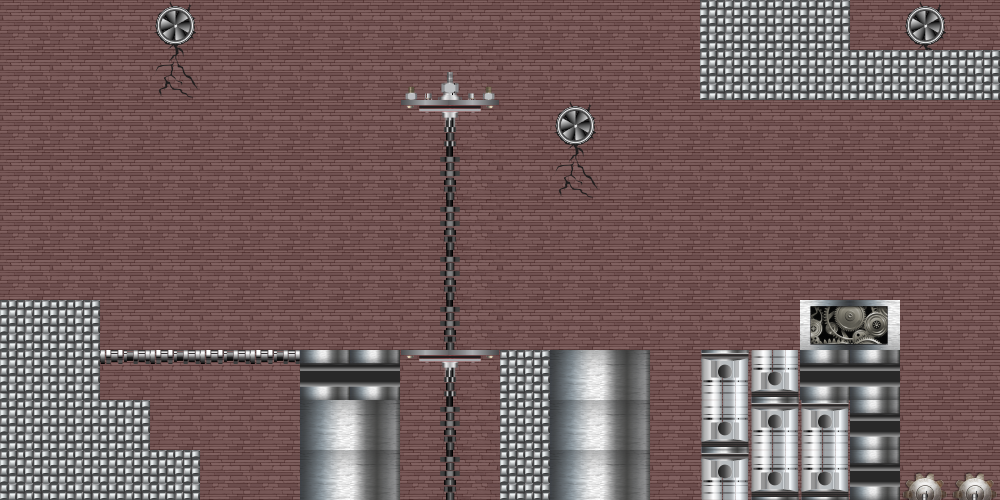

This is a level from a 2D game, rendered from its Tiled map with the project's own tilesets. A one-line summary and the map file follow, with tile-layer data summarised:
An orthogonal 20x10 tile map with 50x50 px tiles, 4 tile layers (invisible, back, meio, main), 11 tilesets.

<map version="1.0" orientation="orthogonal" width="20" height="10" tilewidth="50" tileheight="50">
 <tileset firstgid="1" name="spritesheet_tipo2" tilewidth="50" tileheight="50">
  <properties>
   <property name="name" value="ground" />
   <property name="type" value="solid" />
  </properties>
  <image source="../../tilesets/tipo2/spritesheet.png" width="500" height="150" />
  <tile id="1">
   <properties>
    <property name="name" value="ground" />
    <property name="type" value="solid" />
   </properties>
  </tile>
  <tile id="2">
   <properties>
    <property name="name" value="ground" />
    <property name="type" value="solid" />
   </properties>
  </tile>
  <tile id="3">
   <properties>
    <property name="name" value="ground" />
    <property name="type" value="solid" />
   </properties>
  </tile>
  <tile id="4">
   <properties>
    <property name="name" value="ground" />
    <property name="type" value="solid" />
   </properties>
  </tile>
  <tile id="5">
   <properties>
    <property name="name" value="ground" />
    <property name="type" value="solid" />
   </properties>
  </tile>
  <tile id="6">
   <properties>
    <property name="name" value="ground" />
    <property name="type" value="solid" />
   </properties>
  </tile>
  <tile id="7">
   <properties>
    <property name="name" value="ground" />
    <property name="type" value="solid" />
   </properties>
  </tile>
  <tile id="8">
   <properties>
    <property name="name" value="ground" />
    <property name="type" value="solid" />
   </properties>
  </tile>
  <tile id="9">
   <properties>
    <property name="name" value="ground" />
    <property name="type" value="solid" />
   </properties>
  </tile>
  <tile id="10">
   <properties>
    <property name="name" value="ground" />
    <property name="type" value="solid" />
   </properties>
  </tile>
  <tile id="11">
   <properties>
    <property name="name" value="ground" />
    <property name="type" value="solid" />
   </properties>
  </tile>
  <tile id="12">
   <properties>
    <property name="name" value="ground" />
    <property name="type" value="solid" />
   </properties>
  </tile>
  <tile id="13">
   <properties>
    <property name="name" value="ground" />
    <property name="type" value="solid" />
   </properties>
  </tile>
  <tile id="18">
   <properties>
    <property name="name" value="stairsGround" />
    <property name="type" value="solid" />
   </properties>
  </tile>
  <tile id="19">
   <properties>
    <property name="name" value="stairs" />
    <property name="type" value="nonsolid" />
   </properties>
  </tile>
  <tile id="20">
   <properties>
    <property name="name" value="stairs" />
    <property name="type" value="nonsolid" />
   </properties>
  </tile>
  <tile id="21">
   <properties>
    <property name="name" value="stairs" />
    <property name="type" value="nonsolid" />
   </properties>
  </tile>
  <tile id="22">
   <properties>
    <property name="name" value="stairs" />
    <property name="type" value="nonsolid" />
   </properties>
  </tile>
  <tile id="23">
   <properties>
    <property name="name" value="stairs" />
    <property name="type" value="nonsolid" />
   </properties>
  </tile>
  <tile id="24">
   <properties>
    <property name="name" value="stairs" />
    <property name="type" value="nonsolid" />
   </properties>
  </tile>
 </tileset>
 <tileset firstgid="31" name="spritesheet_gizmos" tilewidth="50" tileheight="50">
  <image source="../../tilesets/gizmos/spritesheet.png" width="250" height="50" />
  <tile id="0">
   <properties>
    <property name="name" value="start" />
   </properties>
  </tile>
  <tile id="1">
   <properties>
    <property name="name" value="objective" />
    <property name="type" value="item" />
   </properties>
  </tile>
  <tile id="2">
   <properties>
    <property name="index" value="1" />
    <property name="name" value="star" />
    <property name="type" value="item" />
   </properties>
  </tile>
  <tile id="3">
   <properties>
    <property name="index" value="2" />
    <property name="name" value="star" />
    <property name="type" value="item" />
   </properties>
  </tile>
  <tile id="4">
   <properties>
    <property name="index" value="3" />
    <property name="name" value="star" />
    <property name="type" value="item" />
   </properties>
  </tile>
 </tileset>
 <tileset firstgid="36" name="spritesheet_tipo3" tilewidth="50" tileheight="50">
  <image source="../../tilesets/tipo3/spritesheet.png" width="500" height="150" />
  <tile id="3">
   <properties>
    <property name="name" value="stairsGround" />
    <property name="type" value="solid" />
   </properties>
  </tile>
  <tile id="4">
   <properties>
    <property name="name" value="stairsGround" />
    <property name="type" value="solid" />
   </properties>
  </tile>
  <tile id="5">
   <properties>
    <property name="name" value="ground" />
    <property name="type" value="solid" />
   </properties>
  </tile>
  <tile id="6">
   <properties>
    <property name="name" value="ground" />
    <property name="type" value="solid" />
   </properties>
  </tile>
  <tile id="7">
   <properties>
    <property name="name" value="ground" />
    <property name="type" value="solid" />
   </properties>
  </tile>
  <tile id="8">
   <properties>
    <property name="name" value="ground" />
    <property name="type" value="solid" />
   </properties>
  </tile>
  <tile id="9">
   <properties>
    <property name="name" value="ground" />
    <property name="type" value="solid" />
   </properties>
  </tile>
  <tile id="10">
   <properties>
    <property name="name" value="ground" />
    <property name="type" value="solid" />
   </properties>
  </tile>
  <tile id="11">
   <properties>
    <property name="name" value="ground" />
    <property name="type" value="solid" />
   </properties>
  </tile>
  <tile id="12">
   <properties>
    <property name="name" value="ground" />
    <property name="type" value="solid" />
   </properties>
  </tile>
  <tile id="13">
   <properties>
    <property name="name" value="ground" />
    <property name="type" value="solid" />
   </properties>
  </tile>
  <tile id="14">
   <properties>
    <property name="name" value="ground" />
    <property name="type" value="solid" />
   </properties>
  </tile>
  <tile id="15">
   <properties>
    <property name="name" value="ground" />
    <property name="type" value="solid" />
   </properties>
  </tile>
  <tile id="16">
   <properties>
    <property name="name" value="ground" />
    <property name="type" value="solid" />
   </properties>
  </tile>
  <tile id="20">
   <properties>
    <property name="name" value="stairs" />
    <property name="type" value="nonsolid" />
   </properties>
  </tile>
  <tile id="21">
   <properties>
    <property name="name" value="ground" />
    <property name="type" value="solid" />
   </properties>
  </tile>
  <tile id="22">
   <properties>
    <property name="name" value="ground" />
    <property name="type" value="solid" />
   </properties>
  </tile>
 </tileset>
 <tileset firstgid="66" name="spritesheet_tipo4" tilewidth="50" tileheight="50">
  <image source="../../tilesets/tipo4/spritesheet.png" width="500" height="150" />
  <tile id="0">
   <properties>
    <property name="name" value="ground" />
    <property name="type" value="solid" />
   </properties>
  </tile>
  <tile id="1">
   <properties>
    <property name="name" value="ground" />
    <property name="type" value="solid" />
   </properties>
  </tile>
  <tile id="2">
   <properties>
    <property name="name" value="ground" />
    <property name="type" value="solid" />
   </properties>
  </tile>
  <tile id="3">
   <properties>
    <property name="name" value="ground" />
    <property name="type" value="solid" />
   </properties>
  </tile>
  <tile id="7">
   <properties>
    <property name="name" value="stairsGround" />
    <property name="type" value="solid" />
   </properties>
  </tile>
  <tile id="8">
   <properties>
    <property name="name" value="stairs" />
    <property name="type" value="nonsolid" />
   </properties>
  </tile>
  <tile id="9">
   <properties>
    <property name="name" value="ground" />
    <property name="type" value="solid" />
   </properties>
  </tile>
  <tile id="11">
   <properties>
    <property name="name" value="ground" />
    <property name="type" value="solid" />
   </properties>
  </tile>
  <tile id="12">
   <properties>
    <property name="name" value="ground" />
    <property name="type" value="solid" />
   </properties>
  </tile>
  <tile id="13">
   <properties>
    <property name="name" value="ground" />
    <property name="type" value="solid" />
   </properties>
  </tile>
  <tile id="14">
   <properties>
    <property name="name" value="ground" />
    <property name="type" value="solid" />
   </properties>
  </tile>
  <tile id="15">
   <properties>
    <property name="name" value="ground" />
    <property name="type" value="solid" />
   </properties>
  </tile>
  <tile id="16">
   <properties>
    <property name="name" value="ground" />
    <property name="type" value="solid" />
   </properties>
  </tile>
  <tile id="19">
   <properties>
    <property name="name" value="ground" />
    <property name="type" value="solid" />
   </properties>
  </tile>
  <tile id="20">
   <properties>
    <property name="name" value="ground" />
    <property name="type" value="solid" />
   </properties>
  </tile>
 </tileset>
 <tileset firstgid="96" name="spritesheet_tipo5" tilewidth="50" tileheight="50">
  <image source="../../tilesets/tipo5/spritesheet.png" width="500" height="150" />
  <tile id="0">
   <properties>
    <property name="name" value="ground" />
    <property name="type" value="solid" />
   </properties>
  </tile>
  <tile id="1">
   <properties>
    <property name="name" value="ground" />
    <property name="type" value="solid" />
   </properties>
  </tile>
  <tile id="2">
   <properties>
    <property name="name" value="ground" />
    <property name="type" value="solid" />
   </properties>
  </tile>
  <tile id="3">
   <properties>
    <property name="name" value="stairsGround" />
    <property name="type" value="solid" />
   </properties>
  </tile>
  <tile id="4">
   <properties>
    <property name="name" value="stairs" />
    <property name="type" value="nonsolid" />
   </properties>
  </tile>
  <tile id="5">
   <properties>
    <property name="name" value="ground" />
    <property name="type" value="solid" />
   </properties>
  </tile>
  <tile id="6">
   <properties>
    <property name="name" value="ground" />
    <property name="type" value="solid" />
   </properties>
  </tile>
  <tile id="7">
   <properties>
    <property name="name" value="ground" />
    <property name="type" value="solid" />
   </properties>
  </tile>
 </tileset>
 <tileset firstgid="126" name="fundo_tipo5" tilewidth="50" tileheight="50">
  <image source="../../tilesets/tipo5/fundo.png" width="1000" height="500" />
 </tileset>
 <tileset firstgid="326" name="tronco1_tipo5" tilewidth="50" tileheight="50">
  <image source="../../tilesets/tipo5/tronco1.png" width="150" height="500" />
 </tileset>
 <tileset firstgid="356" name="tronco2_tipo5" tilewidth="50" tileheight="50">
  <image source="../../tilesets/tipo5/tronco2.png" width="150" height="500" />
 </tileset>
 <tileset firstgid="386" name="sobras_tipo5" tilewidth="50" tileheight="50">
  <image source="../../tilesets/tipo5/sobra.png" width="50" height="50" />
  <tile id="0">
   <properties>
    <property name="name" value="ground" />
    <property name="type" value="solid" />
   </properties>
  </tile>
 </tileset>
 <tileset firstgid="387" name="spritesheet_tipo1" tilewidth="50" tileheight="50">
  <image source="../../tilesets/tipo1/spritesheet.png" width="500" height="100" />
  <tile id="0">
   <properties>
    <property name="name" value="ground" />
    <property name="type" value="solid" />
   </properties>
  </tile>
  <tile id="1">
   <properties>
    <property name="name" value="ground" />
    <property name="type" value="solid" />
   </properties>
  </tile>
  <tile id="2">
   <properties>
    <property name="name" value="ground" />
    <property name="type" value="solid" />
   </properties>
  </tile>
  <tile id="3">
   <properties>
    <property name="name" value="ground" />
    <property name="type" value="solid" />
   </properties>
  </tile>
  <tile id="4">
   <properties>
    <property name="name" value="ground" />
    <property name="type" value="solid" />
   </properties>
  </tile>
  <tile id="5">
   <properties>
    <property name="name" value="ground" />
    <property name="type" value="solid" />
   </properties>
  </tile>
  <tile id="6">
   <properties>
    <property name="name" value="ground" />
    <property name="type" value="solid" />
   </properties>
  </tile>
  <tile id="7">
   <properties>
    <property name="name" value="ground" />
    <property name="type" value="solid" />
   </properties>
  </tile>
  <tile id="8">
   <properties>
    <property name="name" value="ground" />
    <property name="type" value="solid" />
   </properties>
  </tile>
  <tile id="10">
   <properties>
    <property name="name" value="stairs" />
    <property name="type" value="nonsolid" />
   </properties>
  </tile>
  <tile id="11">
   <properties>
    <property name="name" value="stairsGround" />
    <property name="type" value="solid" />
   </properties>
  </tile>
  <tile id="14">
   <properties>
    <property name="name" value="ground" />
    <property name="type" value="solid" />
   </properties>
  </tile>
  <tile id="15">
   <properties>
    <property name="name" value="ground" />
    <property name="type" value="solid" />
   </properties>
  </tile>
  <tile id="16">
   <properties>
    <property name="name" value="ground" />
    <property name="type" value="solid" />
   </properties>
  </tile>
  <tile id="17">
   <properties>
    <property name="name" value="ground" />
    <property name="type" value="solid" />
   </properties>
  </tile>
 </tileset>
 <tileset firstgid="407" name="fundo_tipo1" tilewidth="50" tileheight="50">
  <image source="../../tilesets/tipo1/fundo.png" width="1000" height="500" />
 </tileset>
 <layer name="invisible" width="20" height="10">
  <data>[200 cells, 5 non-empty, 5 distinct tile ids]</data>
 </layer>
 <layer name="back" width="20" height="10" opacity="0.92">
  <data>[200 cells, 0 non-empty, 0 distinct tile ids]</data>
 </layer>
 <layer name="meio" width="20" height="10">
  <data>[200 cells, 1 non-empty, 1 distinct tile ids]</data>
 </layer>
 <layer name="main" width="20" height="10">
  <data>[200 cells, 200 non-empty, 19 distinct tile ids]</data>
 </layer>
</map>
